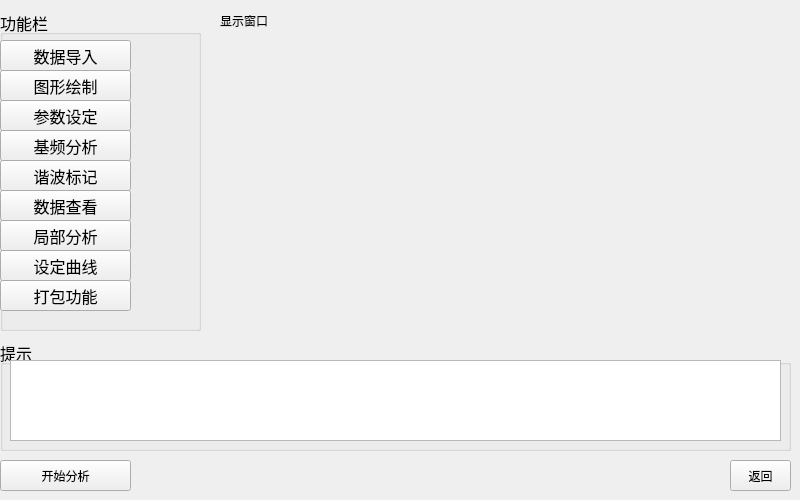
<?xml version="1.0" encoding="UTF-8"?>
<ui version="4.0">
 <class>AnalyzeFun</class>
 <widget class="QWidget" name="AnalyzeFun">
  <property name="geometry">
   <rect>
    <x>0</x>
    <y>0</y>
    <width>800</width>
    <height>500</height>
   </rect>
  </property>
  <property name="windowTitle">
   <string>Form</string>
  </property>
  <widget class="QGroupBox" name="groupBox">
   <property name="geometry">
    <rect>
     <x>0</x>
     <y>10</y>
     <width>201</width>
     <height>321</height>
    </rect>
   </property>
   <property name="font">
    <font>
     <pointsize>12</pointsize>
    </font>
   </property>
   <property name="title">
    <string>功能栏</string>
   </property>
   <widget class="QPushButton" name="DataInputBtn">
    <property name="geometry">
     <rect>
      <x>0</x>
      <y>30</y>
      <width>131</width>
      <height>31</height>
     </rect>
    </property>
    <property name="text">
     <string>数据导入</string>
    </property>
    <property name="checkable">
     <bool>false</bool>
    </property>
    <property name="checked">
     <bool>false</bool>
    </property>
   </widget>
   <widget class="QPushButton" name="GraphBtn">
    <property name="geometry">
     <rect>
      <x>0</x>
      <y>240</y>
      <width>131</width>
      <height>31</height>
     </rect>
    </property>
    <property name="text">
     <string>设定曲线</string>
    </property>
   </widget>
   <widget class="QPushButton" name="PartAnalyzeBtn">
    <property name="geometry">
     <rect>
      <x>0</x>
      <y>210</y>
      <width>131</width>
      <height>31</height>
     </rect>
    </property>
    <property name="text">
     <string>局部分析</string>
    </property>
   </widget>
   <widget class="QPushButton" name="DataCatBtn">
    <property name="geometry">
     <rect>
      <x>0</x>
      <y>180</y>
      <width>131</width>
      <height>31</height>
     </rect>
    </property>
    <property name="text">
     <string>数据查看</string>
    </property>
   </widget>
   <widget class="QPushButton" name="MarkBtn">
    <property name="geometry">
     <rect>
      <x>0</x>
      <y>150</y>
      <width>131</width>
      <height>31</height>
     </rect>
    </property>
    <property name="text">
     <string>谐波标记</string>
    </property>
   </widget>
   <widget class="QPushButton" name="AnalyzeBtn">
    <property name="geometry">
     <rect>
      <x>0</x>
      <y>120</y>
      <width>131</width>
      <height>31</height>
     </rect>
    </property>
    <property name="text">
     <string>基频分析</string>
    </property>
   </widget>
   <widget class="QPushButton" name="ArgsBtn">
    <property name="geometry">
     <rect>
      <x>0</x>
      <y>90</y>
      <width>131</width>
      <height>31</height>
     </rect>
    </property>
    <property name="text">
     <string>参数设定</string>
    </property>
   </widget>
   <widget class="QPushButton" name="PictureBtn">
    <property name="geometry">
     <rect>
      <x>0</x>
      <y>60</y>
      <width>131</width>
      <height>31</height>
     </rect>
    </property>
    <property name="text">
     <string>图形绘制</string>
    </property>
   </widget>
   <widget class="QPushButton" name="PackageBtn">
    <property name="geometry">
     <rect>
      <x>0</x>
      <y>270</y>
      <width>131</width>
      <height>31</height>
     </rect>
    </property>
    <property name="text">
     <string>打包功能</string>
    </property>
   </widget>
  </widget>
  <widget class="QGroupBox" name="groupBox_3">
   <property name="geometry">
    <rect>
     <x>0</x>
     <y>340</y>
     <width>791</width>
     <height>111</height>
    </rect>
   </property>
   <property name="font">
    <font>
     <pointsize>12</pointsize>
    </font>
   </property>
   <property name="title">
    <string>提示</string>
   </property>
   <widget class="QTextEdit" name="textEdit">
    <property name="geometry">
     <rect>
      <x>10</x>
      <y>20</y>
      <width>771</width>
      <height>81</height>
     </rect>
    </property>
    <property name="html">
     <string>&lt;!DOCTYPE HTML PUBLIC &quot;-//W3C//DTD HTML 4.0//EN&quot; &quot;http://www.w3.org/TR/REC-html40/strict.dtd&quot;&gt;
&lt;html&gt;&lt;head&gt;&lt;meta name=&quot;qrichtext&quot; content=&quot;1&quot; /&gt;&lt;style type=&quot;text/css&quot;&gt;
p, li { white-space: pre-wrap; }
&lt;/style&gt;&lt;/head&gt;&lt;body style=&quot; font-family:'SimSun'; font-size:12pt; font-weight:400; font-style:normal;&quot;&gt;
&lt;p style=&quot;-qt-paragraph-type:empty; margin-top:0px; margin-bottom:0px; margin-left:0px; margin-right:0px; -qt-block-indent:0; text-indent:0px;&quot;&gt;&lt;br /&gt;&lt;/p&gt;&lt;/body&gt;&lt;/html&gt;</string>
    </property>
   </widget>
  </widget>
  <widget class="QPushButton" name="StartBtn">
   <property name="geometry">
    <rect>
     <x>0</x>
     <y>460</y>
     <width>131</width>
     <height>31</height>
    </rect>
   </property>
   <property name="text">
    <string>开始分析</string>
   </property>
  </widget>
  <widget class="QLabel" name="label">
   <property name="geometry">
    <rect>
     <x>220</x>
     <y>10</y>
     <width>51</width>
     <height>21</height>
    </rect>
   </property>
   <property name="text">
    <string>显示窗口</string>
   </property>
  </widget>
  <widget class="QPushButton" name="combkBtn">
   <property name="geometry">
    <rect>
     <x>730</x>
     <y>460</y>
     <width>61</width>
     <height>31</height>
    </rect>
   </property>
   <property name="text">
    <string>返回</string>
   </property>
  </widget>
 </widget>
 <resources/>
 <connections/>
</ui>
